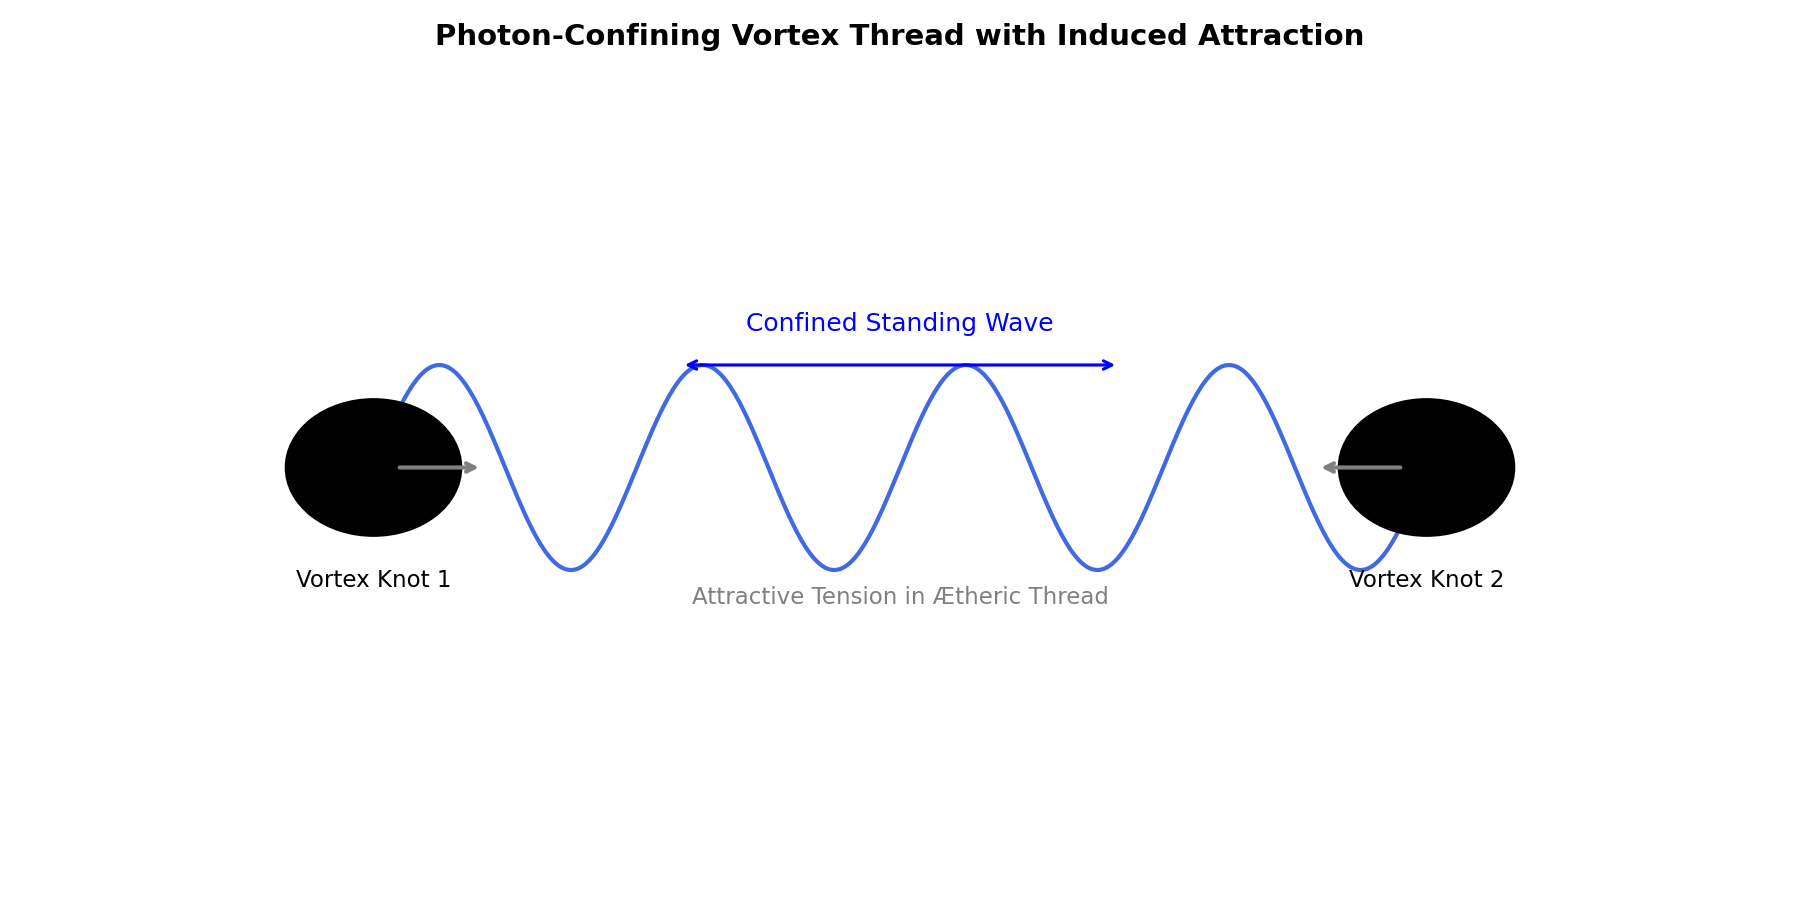

The Python source for this figure:
import math
import os
import re
from datetime import datetime
import matplotlib
matplotlib.use('TkAgg')  # Ensure it uses Tkinter backend
import matplotlib.pyplot as plt
import numpy as np
import matplotlib.patches as patches

# Create a cleaner and more visually appealing version of the image
fig, ax = plt.subplots(figsize=(12, 6))
ax.set_xlim(-2, 2)
ax.set_ylim(-1.2, 1.2)
ax.axis('off')

# Add vortex knots
knot_radius = 0.2
knot1 = patches.Circle((-1.2, 0), knot_radius, color='black', zorder=3)
knot2 = patches.Circle((1.2, 0), knot_radius, color='black', zorder=3)
ax.add_patch(knot1)
ax.add_patch(knot2)

# Draw smooth sinusoidal vortex thread
x_vals = np.linspace(-1.2, 1.2, 500)
y_vals = 0.3 * np.sin(8 * np.pi * x_vals / 2.4)
ax.plot(x_vals, y_vals, color='royalblue', linewidth=2, label="Confined Photon Wave", zorder=2)

# Add double arrow and label for wave confinement
ax.annotate('', xy=(0.5, 0.3), xytext=(-0.5, 0.3),
            arrowprops=dict(arrowstyle='<->', color='blue', lw=1.5))
ax.text(0, 0.4, "Confined Standing Wave", fontsize=12, ha='center', color='blue')

# Add force arrows (gravitational-like attraction)
ax.annotate('', xy=(-0.95, 0), xytext=(-1.15, 0),
            arrowprops=dict(arrowstyle='->', color='gray', linewidth=2))
ax.annotate('', xy=(0.95, 0), xytext=(1.15, 0),
            arrowprops=dict(arrowstyle='->', color='gray', linewidth=2))
ax.text(0, -0.4, "Attractive Tension in Ætheric Thread", ha='center', fontsize=11, color='gray')

# Add labels
ax.text(-1.2, -0.35, "Vortex Knot 1", ha='center', fontsize=11)
ax.text(1.2, -0.35, "Vortex Knot 2", ha='center', fontsize=11)

# Title
plt.title("Photon-Confining Vortex Thread with Induced Attraction", fontsize=14, weight='bold')

plt.tight_layout()

import os
script_name = os.path.splitext(os.path.basename(__file__))[0]
filename = f"{script_name}.png"
plt.savefig(filename, dpi=150)  # Save image with high resolution

import matplotlib.pyplot as plt
import numpy as np
import matplotlib.patches as patches

# Create a cleaner and more visually appealing version of the image
fig, ax = plt.subplots(figsize=(12, 6))
ax.set_xlim(-2, 2)
ax.set_ylim(-1.2, 1.2)
ax.axis('off')

# Add vortex knots
knot_radius = 0.2
knot1 = patches.Circle((-1.2, 0), knot_radius, color='black', zorder=3)
knot2 = patches.Circle((1.2, 0), knot_radius, color='black', zorder=3)
ax.add_patch(knot1)
ax.add_patch(knot2)

# Draw smooth sinusoidal vortex thread
x_vals = np.linspace(-1.2, 1.2, 500)
y_vals = 0.3 * np.sin(8 * np.pi * x_vals / 2.4)
ax.plot(x_vals, y_vals, color='royalblue', linewidth=2, label="Beperkte fotonengolf", zorder=2)

# Add double arrow and label for wave confinement
ax.annotate('', xy=(0.5, 0.3), xytext=(-0.5, 0.3),
            arrowprops=dict(arrowstyle='<->', color='blue', lw=1.5))
ax.text(0, 0.4, "Beperkte staande golf", fontsize=12, ha='center', color='blue')

# Add force arrows (gravitational-like attraction)
ax.annotate('', xy=(-0.95, 0), xytext=(-1.15, 0),
            arrowprops=dict(arrowstyle='->', color='gray', linewidth=2))
ax.annotate('', xy=(0.95, 0), xytext=(1.15, 0),
            arrowprops=dict(arrowstyle='->', color='gray', linewidth=2))
ax.text(0, -0.4, "Aantrekkings spanning in ætherische draad", ha='center', fontsize=11, color='gray')

# Add labels
ax.text(-1.2, -0.35, "Wervelknoop 1", ha='center', fontsize=11)
ax.text(1.2, -0.35, "Wervelknoop 2", ha='center', fontsize=11)

# Title
plt.title("Fotonenbeperkend werveldraad met geïnduceerde aantrekkingskracht", fontsize=14, weight='bold')

plt.tight_layout()


import os
script_name = os.path.splitext(os.path.basename(__file__))[0]
filename = f"{script_name}_nl.png"
plt.savefig(filename, dpi=150)  # Save image with high resolution
plt.show()
